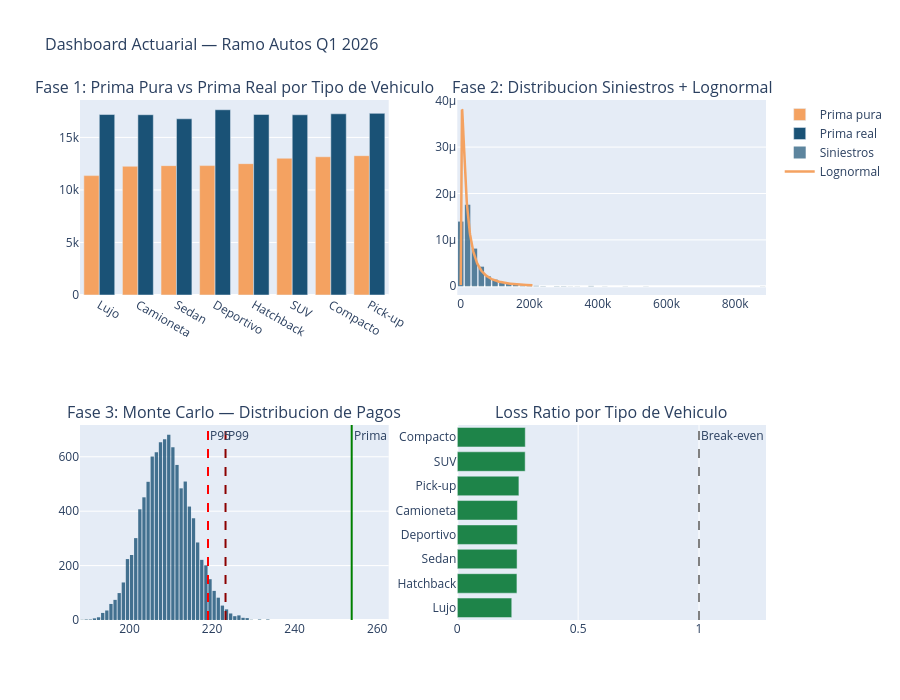

The notebook cell this image was saved under:
### Markdown cell above
---
## Fase 4 — Dashboard Ejecutivo (Plotly)

El dashboard resume los hallazgos de las 3 fases en una sola vista.
Es lo que le presentarias a la direccion de la aseguradora.

### Code cell
# ── Dashboard de 4 paneles ───────────────────────────────────────────────────
fig = make_subplots(
    rows=2, cols=2,
    subplot_titles=[
        'Fase 1: Prima Pura vs Prima Real por Tipo de Vehiculo',
        'Fase 2: Distribucion Siniestros + Lognormal',
        'Fase 3: Monte Carlo — Distribucion de Pagos',
        'Loss Ratio por Tipo de Vehiculo',
    ]
)

# ── Panel 1,1: prima pura vs real por tipo ────────────────────────────────────
tabla_ord = tabla_f1.sort_values('prima_pura')
for col, color, name in [('prima_pura','#F4A261','Prima pura'),('prima_real','#1A5276','Prima real')]:
    fig.add_trace(go.Bar(
        x=tabla_ord['tipo_vehiculo'], y=tabla_ord[col],
        name=name, marker_color=color, showlegend=True,
    ), row=1, col=1)

# ── Panel 1,2: histograma + curva lognormal ───────────────────────────────────
fig.add_trace(go.Histogram(
    x=montos_autos, nbinsx=50, histnorm='probability density',
    marker_color='#1A5276', opacity=0.7, name='Siniestros', showlegend=True,
), row=1, col=2)
fig.add_trace(go.Scatter(
    x=x_range, y=pdf_ln, mode='lines',
    line=dict(color='#F4A261', width=2.5), name='Lognormal', showlegend=True,
), row=1, col=2)

# ── Panel 2,1: Monte Carlo ────────────────────────────────────────────────────
fig.add_trace(go.Histogram(
    x=pagos_sim/1e6, nbinsx=80,
    marker_color='#1A5276', opacity=0.8, name='Escenarios', showlegend=False,
), row=2, col=1)
for ptile, col in [(95,'red'),(99,'darkred')]:
    fig.add_vline(x=np.percentile(pagos_sim,ptile)/1e6,
                  line_dash='dash', line_color=col,
                  annotation_text=f'P{ptile}', row=2, col=1)
fig.add_vline(x=prima_cobrada_total/1e6,
              line_color='green', line_width=2,
              annotation_text='Prima', row=2, col=1)

# ── Panel 2,2: loss ratio por tipo ───────────────────────────────────────────
lr_ord = tabla_f1.sort_values('loss_ratio')
colores_lr = ['#1E8449' if lr < 1 else '#C0392B' for lr in lr_ord['loss_ratio']]
fig.add_trace(go.Bar(
    x=lr_ord['loss_ratio'], y=lr_ord['tipo_vehiculo'],
    orientation='h', marker_color=colores_lr, showlegend=False,
    hovertemplate='%{y}: LR=%{x:.4f}<extra></extra>',
), row=2, col=2)
fig.add_vline(x=1.0, line_dash='dash', line_color='gray',
              annotation_text='Break-even', row=2, col=2)

fig.update_layout(
    height=700,
    title_text='Dashboard Actuarial — Ramo Autos Q1 2026',
    title_font_size=16,
    barmode='group',
)
fig.show()

### Figure 1 — Plotly figure (JSON) as saved in the notebook; plotly's stock layout.template omitted (floating-point values rounded to 4 significant figures; data arrays with more than 128 entries replaced by an {"elided": "..."} marker saying what was removed)
{"data": [{"marker": {"color": "#F4A261"}, "name": "Prima pura", "showlegend": true, "type": "bar", "x": ["Lujo", "Camioneta", "Sedan", "Deportivo", "Hatchback", "SUV", "Compacto", "Pick-up"], "xaxis": "x", "y": [11360.0, 12250.0, 12310.0, 12320.0, 12500.0, 13020.0, 13160.0, 13260.0], "yaxis": "y"}, {"marker": {"color": "#1A5276"}, "name": "Prima real", "showlegend": true, "type": "bar", "x": ["Lujo", "Camioneta", "Sedan", "Deportivo", "Hatchback", "SUV", "Compacto", "Pick-up"], "xaxis": "x", "y": [17180.0, 17160.0, 16770.0, 17630.0, 17190.0, 17160.0, 17250.0, 17290.0], "yaxis": "y"}, {"histnorm": "probability density", "marker": {"color": "#1A5276"}, "name": "Siniestros", "nbinsx": 50, "opacity": 0.7, "showlegend": true, "type": "histogram", "x": {"elided": "1846 float values"}, "xaxis": "x2", "yaxis": "y2"}, {"line": {"color": "#F4A261", "width": 2.5}, "mode": "lines", "name": "Lognormal", "showlegend": true, "type": "scatter", "x": {"elided": "300 float values"}, "xaxis": "x2", "y": {"elided": "300 float values"}, "yaxis": "y2"}, {"marker": {"color": "#1A5276"}, "name": "Escenarios", "nbinsx": 80, "opacity": 0.8, "showlegend": false, "type": "histogram", "x": {"elided": "10000 float values"}, "xaxis": "x3", "yaxis": "y3"}, {"hovertemplate": "%{y}: LR=%{x:.4f}<extra></extra>", "marker": {"color": ["#1E8449", "#1E8449", "#1E8449", "#1E8449", "#1E8449", "#1E8449", "#1E8449", "#1E8449"]}, "orientation": "h", "showlegend": false, "type": "bar", "x": [0.2253, 0.2467, 0.2473, 0.2483, 0.2487, 0.2549, 0.2808, 0.2812], "xaxis": "x4", "y": ["Lujo", "Hatchback", "Sedan", "Deportivo", "Camioneta", "Pick-up", "SUV", "Compacto"], "yaxis": "y4"}], "layout": {"annotations": [{"font": {"size": 16}, "showarrow": false, "text": "Fase 1: Prima Pura vs Prima Real por Tipo de Vehiculo", "x": 0.225, "xanchor": "center", "xref": "paper", "y": 1, "yanchor": "bottom", "yref": "paper"}, {"font": {"size": 16}, "showarrow": false, "text": "Fase 2: Distribucion Siniestros + Lognormal", "x": 0.775, "xanchor": "center", "xref": "paper", "y": 1, "yanchor": "bottom", "yref": "paper"}, {"font": {"size": 16}, "showarrow": false, "text": "Fase 3: Monte Carlo — Distribucion de Pagos", "x": 0.225, "xanchor": "center", "xref": "paper", "y": 0.375, "yanchor": "bottom", "yref": "paper"}, {"font": {"size": 16}, "showarrow": false, "text": "Loss Ratio por Tipo de Vehiculo", "x": 0.775, "xanchor": "center", "xref": "paper", "y": 0.375, "yanchor": "bottom", "yref": "paper"}, {"showarrow": false, "text": "P95", "x": 219.0, "xanchor": "left", "xref": "x3", "y": 1, "yanchor": "top", "yref": "y3 domain"}, {"showarrow": false, "text": "P99", "x": 223.3, "xanchor": "left", "xref": "x3", "y": 1, "yanchor": "top", "yref": "y3 domain"}, {"showarrow": false, "text": "Prima", "x": 253.8, "xanchor": "left", "xref": "x3", "y": 1, "yanchor": "top", "yref": "y3 domain"}, {"showarrow": false, "text": "Break-even", "x": 1, "xanchor": "left", "xref": "x4", "y": 1, "yanchor": "top", "yref": "y4 domain"}], "barmode": "group", "height": 700, "shapes": [{"line": {"color": "red", "dash": "dash"}, "type": "line", "x0": 219.0, "x1": 219.0, "xref": "x3", "y0": 0, "y1": 1, "yref": "y3 domain"}, {"line": {"color": "darkred", "dash": "dash"}, "type": "line", "x0": 223.3, "x1": 223.3, "xref": "x3", "y0": 0, "y1": 1, "yref": "y3 domain"}, {"line": {"color": "green", "width": 2}, "type": "line", "x0": 253.8, "x1": 253.8, "xref": "x3", "y0": 0, "y1": 1, "yref": "y3 domain"}, {"line": {"color": "gray", "dash": "dash"}, "type": "line", "x0": 1, "x1": 1, "xref": "x4", "y0": 0, "y1": 1, "yref": "y4 domain"}], "title": {"font": {"size": 16}, "text": "Dashboard Actuarial — Ramo Autos Q1 2026"}, "xaxis": {"anchor": "y", "domain": [0, 0.45]}, "xaxis2": {"anchor": "y2", "domain": [0.55, 1]}, "xaxis3": {"anchor": "y3", "domain": [0, 0.45]}, "xaxis4": {"anchor": "y4", "domain": [0.55, 1]}, "yaxis": {"anchor": "x", "domain": [0.625, 1]}, "yaxis2": {"anchor": "x2", "domain": [0.625, 1]}, "yaxis3": {"anchor": "x3", "domain": [0, 0.375]}, "yaxis4": {"anchor": "x4", "domain": [0, 0.375]}}}
